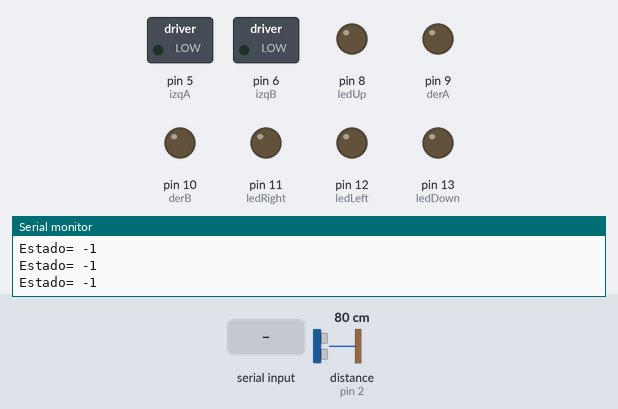
The sketch below on a simulated Arduino Uno, built with avr-gcc and run on an emulated ATmega328P. Parts: switched loads named in the sketch (green lamp = pin HIGH), output pins drawn as LEDs (lit = HIGH), the last lines printed to the serial monitor. Inputs (shaded band) come from the test bench; at power-on: distance to the obstacle (sensor on pin 2) 80 cm. The echo pulse lasts 58.3 µs per cm; pins used as bus, display or sensor lines are not drawn.

Above: at 1.2 s.
1.3 s: byte 1 (1) received over Serial
At 2.7 s:
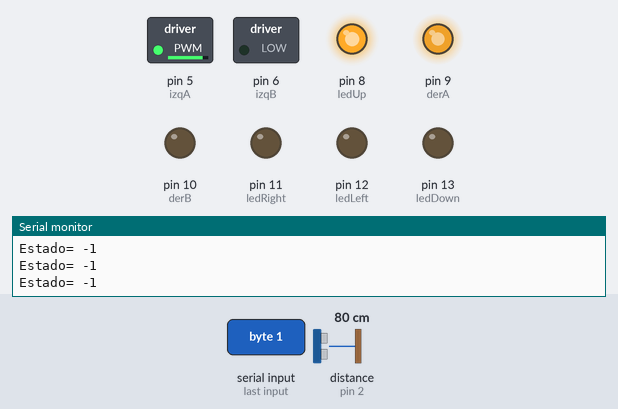
3.0 s: byte 3 (3) received over Serial
At 4.2 s:
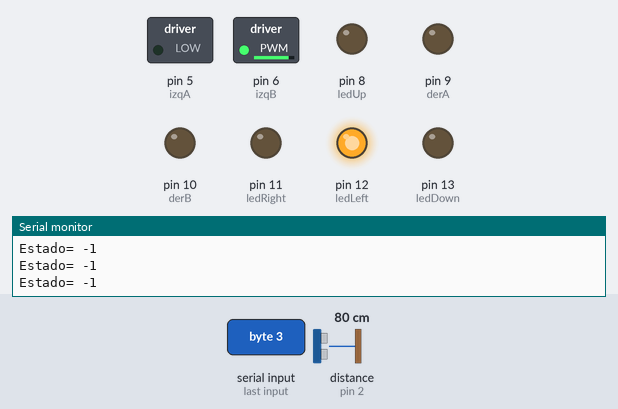
4.7 s: byte 2 (2) received over Serial
At 5.6 s:
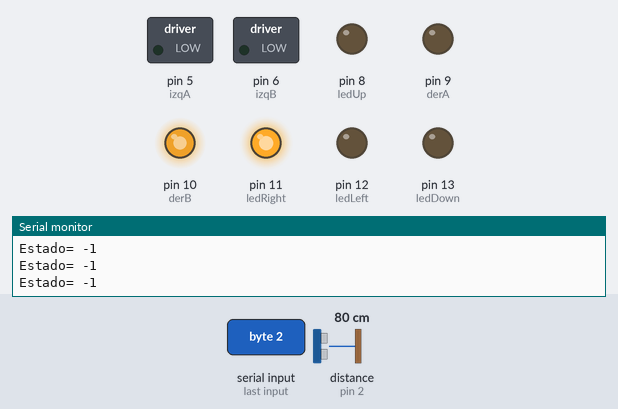
6.4 s: byte 4 (4) received over Serial
At 6.9 s:
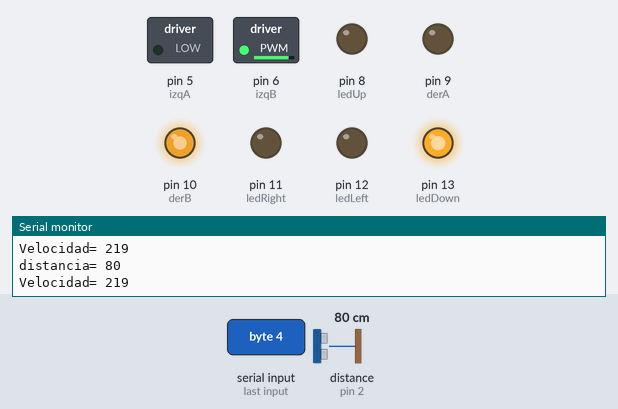
8.1 s: byte 0 (0) received over Serial
At 9.1 s:
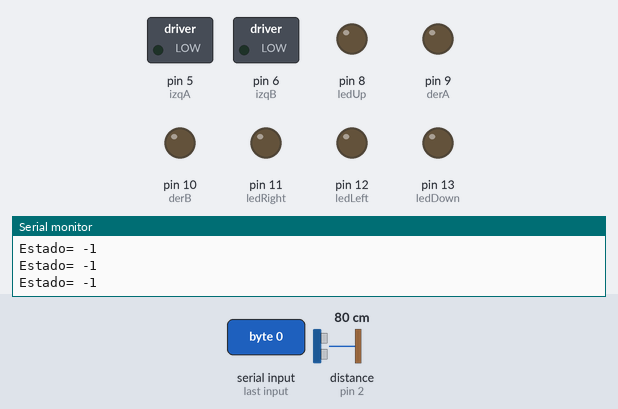
11.1 s: byte 3 (3) received over Serial
At 11.22 s:
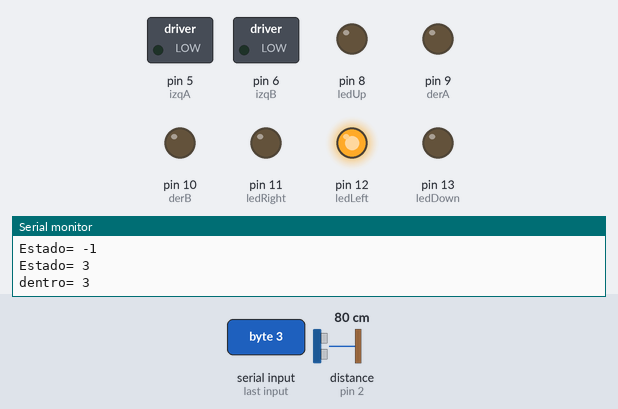
Timing chart, 0 to 13.8 s (numbered marks = the images above; inputs shaded):
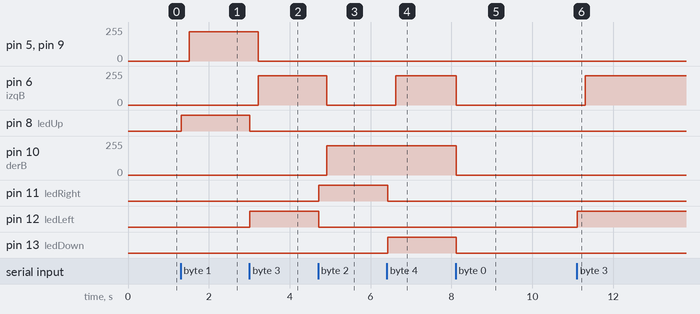

Measured:
- after the input at 1.3 s, pin 5 (izqA), pin 9 (derA): 0/255 → 219/255 after 0.21 s; pin 8 (ledUp): LOW → HIGH at once
- after the input at 3.0 s, pin 5 (izqA), pin 9 (derA): 219/255 → 0/255 after 0.22 s; pin 6 (izqB): 0/255 → 219/255 after 0.22 s; pin 8 (ledUp): HIGH → LOW at once; pin 12 (ledLeft): LOW → HIGH at once
- after the input at 4.7 s, pin 6 (izqB): 219/255 → 0/255 after 0.22 s; pin 10 (derB): 0/255 → 219/255 after 0.22 s; pin 11 (ledRight): LOW → HIGH at once; pin 12 (ledLeft): HIGH → LOW at once
- after the input at 6.4 s, pin 6 (izqB): 0/255 → 219/255 after 0.22 s; pin 11 (ledRight): HIGH → LOW at once; pin 13 (ledDown): LOW → HIGH at once
- after the input at 8.1 s, pin 6 (izqB), pin 10 (derB): 219/255 → 0/255 at once; pin 13 (ledDown): HIGH → LOW at once
- after the input at 11.1 s, pin 6 (izqB): 0/255 → 219/255 after 0.21 s; pin 12 (ledLeft): LOW → HIGH at once

The sketch:

myochairled.ino
```cpp
/**
   This code is for program the myochair's funcionality

      code by Isaias
*/

#include <Fuzzy.h>
#include <FuzzyComposition.h>
#include <FuzzyInput.h>
#include <FuzzyIO.h>
#include <FuzzyOutput.h>
#include <FuzzyRule.h>
#include <FuzzyRuleAntecedent.h>
#include <FuzzyRuleConsequent.h>
#include <FuzzySet.h>

int izqA = 5;  //motor izquierdo adelante
int izqB = 6;  //motor izquierdo Atras
int derA = 9;  //moto derecho adelanta
int derB = 10; //motor derecho atras
float vel = 0;            // Velocidad de los motores (Difusa)
int estado = 0;         // inicia detenido
int cont = 0;
int pecho = 2;            // define el pin 2 como (pecho) para el Ultrasonido
int ptrig = 3;            // define el pin 3 como (ptrig) para el Ultrasonido
int duracion, distancia;  // para Calcular distacia

int ledUp = 8;
int ledDown = 13;
int ledLeft = 12;
int ledRight = 11;

// paso 1 -  Instanciando un objeto de la libreria
Fuzzy* fuzzy = new Fuzzy();
FuzzySet* grande = new FuzzySet(60, 80, 150, 250); // distancia grande
FuzzySet* segura = new FuzzySet(30, 50, 50, 70); // distancia segura
FuzzySet* corta = new FuzzySet(0, 20, 20, 40); // corta distancia
FuzzySet* rapido = new FuzzySet(180, 240, 240, 240); // velocidad rapido // velocidad baja(30, 40, 40, 50);
FuzzySet* promedio = new FuzzySet(90, 150, 150, 210); // velocidad promedio
FuzzySet* baja = new FuzzySet(0, 60, 60, 120);

void setup() {
  // inicia el puerto serial para comunicacion
  Serial.begin(9600);
  // definicion de pines de motor como salida
  pinMode(derA, OUTPUT);
  pinMode(derB, OUTPUT);
  pinMode(izqA, OUTPUT);
  pinMode(izqB, OUTPUT);

  pinMode(ledUp, OUTPUT);
  pinMode(ledDown, OUTPUT);
  pinMode(ledLeft, OUTPUT);
  pinMode(ledRight, OUTPUT);

  pinMode(pecho, INPUT);   // define el pin 2 como entrada (pecho)
  pinMode(ptrig, OUTPUT);  // define el pin 3 como salida  (ptrig)


  // paso 2 - Creando una distancia FuzzyInput
  FuzzyInput* distancia = new FuzzyInput(1);// With its ID in param

  // Creando el FuzzySet para componer la distancia FuzzyInput
  fuzzy->addFuzzyInput(distancia); // agrega el FuzzyInput al Fuzzy object

  distancia->addFuzzySet(corta); // agrega FuzzySet corta a la distancia
  distancia->addFuzzySet(segura); // agrega FuzzySet segura a la distance
  distancia->addFuzzySet(grande);

  fuzzy->addFuzzyInput(distancia);
  // paso 3 - creando FuzzyOutput velocidad


  FuzzyOutput* velocidad = new FuzzyOutput(1);// con su ID de parametro
  // creando FuzzySet para componer el FuzzyOutput velocidad
  velocidad->addFuzzySet(baja); // agrega FuzzySet baja a la velocidad
  velocidad->addFuzzySet(promedio); // agrega FuzzySet promedio a la velocidad
  velocidad->addFuzzySet(rapido); // agrega FuzzySet rapido a la velocidad

  fuzzy->addFuzzyOutput(velocidad); // agregar FuzzyOutput a Fuzzy object

  //ensamblar las reglas difusas
  // FuzzyRule "IF distancia = corta THEN velocidad = baja";
  FuzzyRuleAntecedent* SiDistanciaEsCorta = new FuzzyRuleAntecedent(); // instanciando el antecedente de la expresion
  SiDistanciaEsCorta->joinSingle(corta); // agregando el correspondiente FuzzySet al antecedente creado
  FuzzyRuleConsequent* EntoncesVelocidadEsBaja = new FuzzyRuleConsequent(); // instanciando el consecuente de la expresion
  EntoncesVelocidadEsBaja->addOutput(baja);// agregando el correspondiente FuzzySet al consecuente creado
  // instanciando una FuzzyRule
  FuzzyRule* reglaDifusa1 = new FuzzyRule(1, SiDistanciaEsCorta, EntoncesVelocidadEsBaja); // pasando el antecedente y el consecuente de la expresion
  fuzzy->addFuzzyRule(reglaDifusa1); // agrega FuzzyRule al Fuzzy object

  // FuzzyRule "IF distancia = segura THEN velocidad = promedio"
  FuzzyRuleAntecedent* SiDistanciaEsSegura = new FuzzyRuleAntecedent(); // instanciando el antecedente de la expresion
  SiDistanciaEsSegura->joinSingle(segura); // agregando el correspondiente FuzzySet al antecedente creado
  FuzzyRuleConsequent* EntoncesVelocidadEsPromedio = new FuzzyRuleConsequent(); // instanciando el consecuente de la expresion
  EntoncesVelocidadEsPromedio->addOutput(promedio); // agregando el correspondiente FuzzySet al consecuente creado
  // instancianto una FuzzyRule
  FuzzyRule* reglaDifusa2 = new FuzzyRule(2, SiDistanciaEsSegura, EntoncesVelocidadEsPromedio); // pasando el antecedente y el consecuente de la expresion
  fuzzy->addFuzzyRule(reglaDifusa2); // agrega FuzzyRule al Fuzzy object

  // FuzzyRule "IF distancia = grande THEN velocidad = rapido"
  FuzzyRuleAntecedent* SiDistanciaEsGrande = new FuzzyRuleAntecedent(); // instanciando el antecedente de la expresion
  SiDistanciaEsGrande->joinSingle(grande); // agregando el correspondiente FuzzySet al antecedente creado
  FuzzyRuleConsequent* EntoncesVelocidadEsRapido = new FuzzyRuleConsequent(); // instanciando el consecuente de la expresion
  EntoncesVelocidadEsRapido->addOutput(rapido);// agregando el correspondiente FuzzySet al consecuente creado
  // instancianto una FuzzyRule
  FuzzyRule* reglaDifusa3 = new FuzzyRule(3, SiDistanciaEsGrande, EntoncesVelocidadEsRapido); // pasando el antecedente y el consecuente de la expresion
  fuzzy->addFuzzyRule(reglaDifusa3); // agrega FuzzyRule al Fuzzy object
} // END SETUP

/**
   LOOP METHOD START HERE
      by MyoChair
*/
void loop()  {

  estado = Serial.read();


  message("Estado", estado);

  /**
     00 Parar
     49 Adelante
     51 Izquierda
     50 Derecha
     52 Atras
  */
  switch (estado) {
    case 0:
      //Parar
      movimiento(0, 0, 0, 0);
      apagarTodo();
      break;


    case 1:
      //MOVIMIENTO ADELANTE
      apagarTodo();
      encender(ledUp);

      message("dentro", estado);
      digitalWrite(ptrig, HIGH);   // genera el pulso de trigger por 10us
      delay(0.01);
      digitalWrite(ptrig, LOW);
      duracion = pulseIn(pecho, HIGH);              // Lee el tiempo del Echo
      distancia = (duracion / 2) / 29;          // calcula la distancia en centimetros

      if (distancia <= 15 && distancia >= 2) {  //Contro distancia para ver si anda
        // Enciende LED
        Serial.print("\n choco = ");
        movimiento(0, 0, 0, 0);
      }
      else {
        while (cont <= 3) {
          //lee distancia
          digitalWrite(ptrig, HIGH);   // genera el pulso de trigger por 10us
          delay(0.01);
          digitalWrite(ptrig, LOW);
          duracion = pulseIn(pecho, HIGH);              // Lee el tiempo del Echo
          distancia = (duracion / 2) / 29;          // calcula la distancia en centimetros
          delay(100);
          message("distancia", distancia);
          int dist = distancia;
          //empieza difusa
          fuzzy->setInput(1, dist);
          // paso 6 - ejecuta la fuzzificacion
          fuzzy->fuzzify();
          // paso 7 - ejecuta la desfuzzyficacion para cada salida, pasando su ID
          float output = fuzzy->defuzzify(1);

          vel = output;
          message("Velocidad", vel);
          if (vel <= 0)
            vel *= -1;
          movimiento(0, 0, vel, vel);
          cont++;
        }
      }
      break;
    case 3:
      //MOVIMIENTO A LA IZQUIERDA
      apagarTodo();
      encender(ledLeft);
      message("dentro", estado);
      digitalWrite(ptrig, HIGH);   // genera el pulso de trigger por 10us
      delay(0.01);
      digitalWrite(ptrig, LOW);
      duracion = pulseIn(pecho, HIGH);              // Lee el tiempo del Echo
      distancia = (duracion / 2) / 29;          // calcula la distancia en centimetros
      if (distancia <= 15 && distancia >= 2) {  //Contro distancia para ver si anda
        // Enciende LED
        Serial.print("\n choco = ");
        movimiento(0, 0, 0, 0);
      }
      else {
        while (cont <= 3) {
          //lee distancia
          digitalWrite(ptrig, HIGH);   // genera el pulso de trigger por 10us
          delay(0.01);
          digitalWrite(ptrig, LOW);
          duracion = pulseIn(pecho, HIGH);              // Lee el tiempo del Echo
          distancia = (duracion / 2) / 29;          // calcula la distancia en centimetros
          delay(100);
          message("Distancia", distancia);
          int dist = distancia;
          //empieza difusa
          fuzzy->setInput(1, dist);
          // paso 6 - ejecuta la fuzzificacion
          fuzzy->fuzzify();
          // paso 7 - ejecuta la desfuzzyficacion para cada salida, pasando su ID
          float output = fuzzy->defuzzify(1);
          vel = output;
          message("Velocidad", vel);
          if (vel <= 0)
            vel *= -1;
          movimiento(0, vel, 0, 0);
          cont++;
        }

      }
      break;
    case 2:
      //MOVIMIENTO A LA DERECHA
      apagarTodo();
      encender(ledRight);
      message("dentro", estado);
      digitalWrite(ptrig, HIGH);   // genera el pulso de trigger por 10us
      delay(0.01);
      digitalWrite(ptrig, LOW);
      duracion = pulseIn(pecho, HIGH);              // Lee el tiempo del Echo
      distancia = (duracion / 2) / 29;          // calcula la distancia en centimetros
      if (distancia <= 15 && distancia >= 2) {  //Contro distancia para ver si anda
        // Enciende LED
        Serial.print("\n choco = ");
        movimiento(0, 0, 0, 0);
      }
      else {
        while (cont <= 3) {
          //lee distancia
          digitalWrite(ptrig, HIGH);   // genera el pulso de trigger por 10us
          delay(0.01);
          digitalWrite(ptrig, LOW);
          duracion = pulseIn(pecho, HIGH);              // Lee el tiempo del Echo
          distancia = (duracion / 2) / 29;          // calcula la distancia en centimetros
          delay(100);
          message("distancia", distancia);
          int dist = distancia;
          //empieza difusa
          fuzzy->setInput(1, dist);
          // paso 6 - ejecuta la fuzzificacion
          fuzzy->fuzzify();
          // paso 7 - ejecuta la desfuzzyficacion para cada salida, pasando su ID
          float output = fuzzy->defuzzify(1);
          vel = output;
          message("Velocidad", vel);
          if (vel <= 0)
            vel *= -1;
          movimiento(vel, 0, 0, 0);
          cont++;
        }
      }
      break;
    case 4:
      // MOVIMIENTO ATRAS
      apagarTodo();
      encender(ledDown);
      message("dentro", estado);
      digitalWrite(ptrig, HIGH);   // genera el pulso de trigger por 10us
      delay(0.01);
      digitalWrite(ptrig, LOW);
      duracion = pulseIn(pecho, HIGH);              // Lee el tiempo del Echo
      distancia = (duracion / 2) / 29;          // calcula la distancia en centimetros
      if (distancia <= 15 && distancia >= 2) {  //Contro distancia para ver si anda
        // Enciende LED
        Serial.print("\n choco = ");
        movimiento(0, 0, 0, 0);
      }
      else {
        while (cont <= 3) {
          //lee distancia
          digitalWrite(ptrig, HIGH);   // genera el pulso de trigger por 10us
          delay(0.01);
          digitalWrite(ptrig, LOW);
          duracion = pulseIn(pecho, HIGH);              // Lee el tiempo del Echo
          distancia = (duracion / 2) / 29;          // calcula la distancia en centimetros
          delay(100);
          message("distancia", distancia);
          int dist = distancia;
          //empieza difusa
          fuzzy->setInput(1, dist);
          // paso 6 - ejecuta la fuzzificacion
          fuzzy->fuzzify();
          // paso 7 - ejecuta la desfuzzyficacion para cada salida, pasando su ID
          float output = fuzzy->defuzzify(1);
          vel = output;
          message("Velocidad", vel);
          if (vel <= 0)
            vel *= -1;
          movimiento(vel, vel, 0, 0);
          cont++;
        }
      }
      break;
    default:
      //message("TRASH", 0);

      break;
  }//END SWITCH
  cont = 0;
}// END LOOP

/**
    This method work for select the next move for the engines
*/
void movimiento(int velocidadMotorDerechoB, int velocidadMotorIzquierdoB, int velocidadMotorDerechoA, int velocidadMotorIzquierdoA) {
  analogWrite(derB, velocidadMotorDerechoB);
  analogWrite(izqB, velocidadMotorIzquierdoB);
  analogWrite(derA, velocidadMotorDerechoA);
  analogWrite(izqA, velocidadMotorIzquierdoA);

}

/**
    This method is used for print a message for console/monitor
*/
void message(String frase, int dato) {
  Serial.print("\n" + frase + "= ");
  Serial.print(dato);
}//END METHOD "message"

void encender(int pinLed) {
  digitalWrite(pinLed, HIGH);
}
void apagar(int pinLed) {
  digitalWrite(pinLed, LOW);
}
void apagarTodo() {
  apagar(ledUp);
  apagar(ledDown);
  apagar(ledRight);
  apagar(ledLeft);
}
void parar() {
  apagarTodo();
  movimiento(0, 0, 0, 0);
}
```
